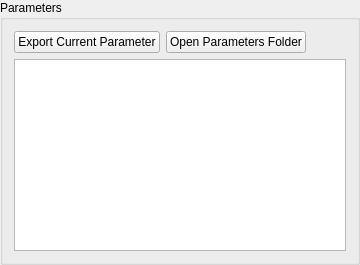
         <widget class="QGroupBox" name="groupBox_8">
          <property name="title">
           <string>Parameters</string>
          </property>
          <layout class="QVBoxLayout" name="verticalLayout_11">
           <item>
            <layout class="QHBoxLayout" name="horizontalLayout_23">
             <item>
              <widget class="QPushButton" name="exportCurrentParameterButton">
               <property name="text">
                <string>Export Current Parameter</string>
               </property>
              </widget>
             </item>
             <item>
              <widget class="QPushButton" name="openParametersFolderButton">
               <property name="text">
                <string>Open Parameters Folder</string>
               </property>
              </widget>
             </item>
             <item>
              <spacer name="horizontalSpacer_4">
               <property name="orientation">
                <enum>Qt::Horizontal</enum>
               </property>
               <property name="sizeHint" stdset="0">
                <size>
                 <width>40</width>
                 <height>20</height>
                </size>
               </property>
              </spacer>
             </item>
            </layout>
           </item>
           <item>
            <widget class="QTreeView" name="parametersTreeView">
             <property name="horizontalScrollBarPolicy">
              <enum>Qt::ScrollBarAsNeeded</enum>
             </property>
             <property name="headerHidden">
              <bool>true</bool>
             </property>
             <attribute name="headerVisible">
              <bool>false</bool>
             </attribute>
            </widget>
           </item>
          </layout>
          <zorder>parametersTreeView</zorder>
          <zorder></zorder>
         </widget>
